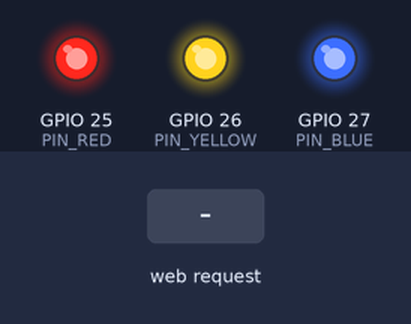
This sketch was run on a simulated ESP32. On the bench: output pins drawn as LEDs (lit = HIGH). The inputs (shaded band) are chosen by the test bench. What the sketch prints to the serial monitor is not drawn.

Above: at 1.4 s.
1.5 s: HTTP request GET /on?led=red received
At 2.5 s:
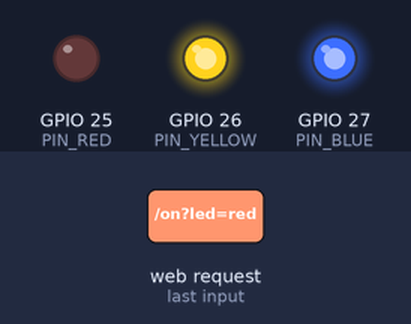
3.0 s: HTTP request GET /on?led=yellow received
At 3.6 s:
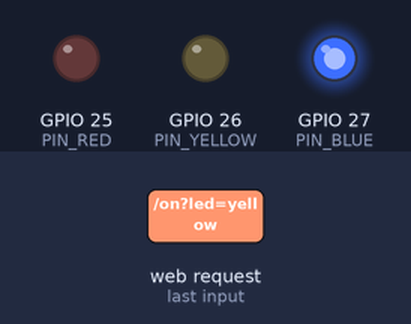
4.5 s: HTTP request GET /off?led=red received
At 4.8 s:
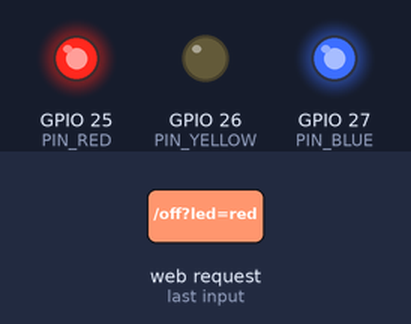
6.0 s: HTTP request GET /on?led=blue received
At 7.1 s:
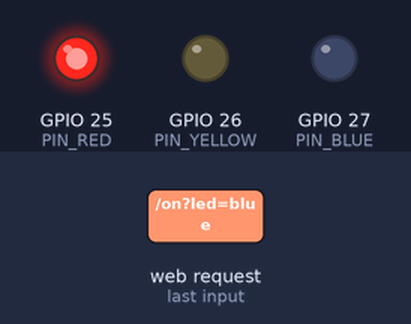
7.5 s: HTTP request GET /off?led=yellow received
At 8.3 s:
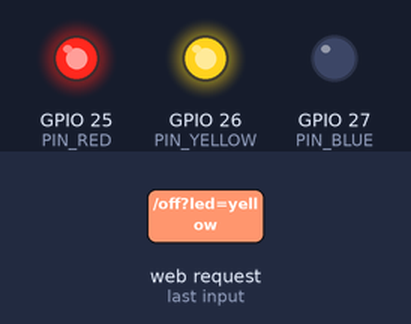
9.0 s: HTTP request GET /off?led=blue received
At 9.4 s:
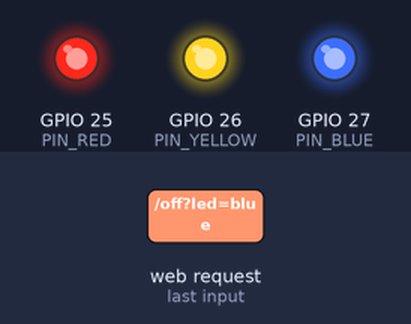
Timing chart, 0 to 11.5 s (numbered marks = the images above; inputs shaded):
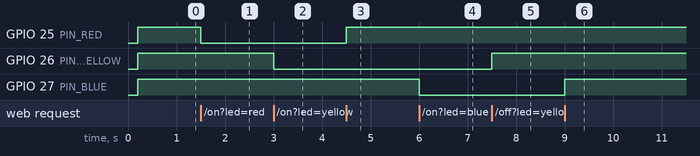

Measured:
- after the input at 1.5 s, GPIO 25 (PIN_RED): HIGH → LOW at once
- after the input at 3.0 s, GPIO 26 (PIN_YELLOW): HIGH → LOW at once
- after the input at 4.5 s, GPIO 25 (PIN_RED): LOW → HIGH at once
- after the input at 6.0 s, GPIO 27 (PIN_BLUE): HIGH → LOW at once
- after the input at 7.5 s, GPIO 26 (PIN_YELLOW): LOW → HIGH at once
- after the input at 9.0 s, GPIO 27 (PIN_BLUE): LOW → HIGH at once

The sketch:

dim_switch_chat.ino
```cpp
// ESP32_AP_LED.ino
#include <WiFi.h>
#include <WebServer.h>
#include "myHtml.h"
#include "led.h"
#include "switch.h"

// ===== AP 설정 =====
const char* AP_SSID = "홍길동";   // 비번 없음
const IPAddress local_IP(192,168,4,1);
const IPAddress gateway(192,168,4,1);
const IPAddress subnet(255,255,255,0);

// 핀 매핑
constexpr uint8_t PIN_RED    = 25;
constexpr uint8_t PIN_YELLOW = 26;
constexpr uint8_t PIN_BLUE   = 27;
constexpr uint8_t PIN_SWITCH = 32;

// 객체
Led ledRed(PIN_RED, true);
Led ledYellow(PIN_YELLOW, true);
Led ledBlue(PIN_BLUE, true);
Switch mySwitch(PIN_SWITCH, true);

WebServer server(80);

// LED 선택 함수
Led* getLedByName(const String& name) {
  if (name == "red")    return &ledRed;
  if (name == "yellow") return &ledYellow;
  if (name == "blue")   return &ledBlue;
  return nullptr;
}

// HTML 전송
void sendHtmlWithInfo() {
  String html = all_HTML;
  html.replace("%SSID%", AP_SSID);
  html.replace("%APIP%", WiFi.softAPIP().toString());
  server.sendHeader("Cache-Control", "no-store");
  server.sendHeader("Content-Type", "text/html; charset=UTF-8");
  server.send(200, "text/html; charset=UTF-8", html);
}

void setup() {
  Serial.begin(115200);
  delay(200);

  WiFi.mode(WIFI_AP);
  WiFi.softAPConfig(local_IP, gateway, subnet);
  bool ok = WiFi.softAP(AP_SSID);
  Serial.println(ok ? "[AP] Started" : "[AP] Failed");
  Serial.print("[AP] SSID: "); Serial.println(AP_SSID);
  Serial.print("[AP] IP  : "); Serial.println(WiFi.softAPIP());

  // softAP 이후 핀 초기화
  ledRed.begin();
  ledYellow.begin();
  ledBlue.begin();
  mySwitch.begin();

  // 라우트
  server.on("/", HTTP_GET, [](){ sendHtmlWithInfo(); });

  server.on("/on", HTTP_GET, [](){
    String name = server.arg("led");
    Led* L = getLedByName(name);
    if (!L) { server.send(400, "text/plain; charset=UTF-8", "잘못된 LED 이름"); return; }
    L->on();
    server.send(200, "text/plain; charset=UTF-8", "OK");
  });

  server.on("/off", HTTP_GET, [](){
    String name = server.arg("led");
    Led* L = getLedByName(name);
    if (!L) { server.send(400, "text/plain; charset=UTF-8", "잘못된 LED 이름"); return; }
    L->off();
    server.send(200, "text/plain; charset=UTF-8", "OK");
  });

  server.on("/dim", HTTP_GET, [](){
    String name = server.arg("led");
    int val = constrain(server.arg("val").toInt(), 0, 255);
    Led* L = getLedByName(name);
    if (!L) { server.send(400, "text/plain; charset=UTF-8", "잘못된 LED 이름"); return; }
    L->dim((uint8_t)val);
    server.send(200, "text/plain; charset=UTF-8", "OK");
  });

  server.on("/switch", HTTP_GET, [](){
    String state = mySwitch.stateText();
    server.send(200, "text/plain; charset=UTF-8", state);
  });

  server.onNotFound([](){
    server.send(404, "text/plain; charset=UTF-8", "404 Not Found");
  });

  server.begin();
  Serial.println("[HTTP] Server started");
}

void loop() {
  server.handleClient();
}
```

led.cpp
```cpp
// led.cpp
#include "led.h"

// 현재 모든 구현은 led.h에 인라인되어 있습니다.
// 프로젝트 확장 시 이 파일에 구현을 분리해도 됩니다.
```

led.h
```cpp
// led.h
#pragma once
#include <Arduino.h>

class Led {
public:
  Led(uint8_t pin, bool activeLow = true)
  : _pin(pin), _activeLow(activeLow), _level(0), _isOn(false) {}

  void begin() {
    pinMode(_pin, OUTPUT);
    off(); // 시작 시 소등
  }

  void on() {
    _isOn = true;
    // Active-Low이면 LOW가 켜짐
    digitalWrite(_pin, _activeLow ? LOW : HIGH);
    _level = 255;
  }

  void off() {
    _isOn = false;
    digitalWrite(_pin, _activeLow ? HIGH : LOW);
    _level = 0;
  }

  // 0~255 (0=꺼짐, 255=최대밝기)
  void dim(uint8_t brightness) {
    _level = brightness;
    // ESP32 Arduino의 analogWrite 사용(사용자 요청: ledc* 직접 사용 금지)
    // Active-Low이므로 듀티 반전
    uint8_t duty = _activeLow ? (uint8_t)(255 - brightness) : brightness;
    analogWrite(_pin, duty);
    _isOn = (brightness > 0);
  }

  uint8_t level() const { return _level; }
  bool isOn() const { return _isOn; }
  uint8_t pin() const { return _pin; }

private:
  uint8_t _pin;
  bool    _activeLow;
  uint8_t _level;
  bool    _isOn;
};
```

myHtml.h
```cpp
// myHtml.h
#pragma once

// %SSID% 와 %APIP% 는 서버에서 치환합니다.
const char* all_HTML = R"**(
<!DOCTYPE html>
<html lang="ko">
<head>
  <meta charset="UTF-8">
  <meta name="viewport" content="width=device-width, initial-scale=1" />
  <title>ESP32 LED & 스위치</title>
  <style>
    :root { font-family: Pretendard, system-ui, -apple-system, Segoe UI, Roboto, Apple SD Gothic Neo, Noto Sans KR, "맑은 고딕", sans-serif; }
    body { margin: 0; background: #f6f8ff; color:#111; display:flex; min-height:100vh; }
    .wrap { margin:auto; width:min(720px, 94vw); text-align:center; }
    .card { background:#fff; border-radius:24px; box-shadow:0 6px 20px rgba(0,0,0,.08); padding:24px; }
    h1 { font-size: clamp(22px, 5vw, 34px); margin:.2em 0 .4em; }
    .subtitle { color:#555; margin-bottom:16px; }
    .ssid { font-weight:700; color:#2a57ff; }
    .ip   { font-weight:600; color:#0b8a55; }
    .grid { display:grid; grid-template-columns: repeat(3, 1fr); gap:14px; margin-top:18px; }
    .tile { border-radius:18px; padding:16px; background:#f3f6ff; }
    .name { font-size:18px; margin-bottom:8px; }
    .btns { display:grid; grid-template-columns:1fr 1fr; gap:10px; margin:10px 0 8px; }
    button { font-size:18px; padding:12px 10px; border:none; border-radius:14px; cursor:pointer; }
    .on  { background:#00c853; color:#fff; }
    .off { background:#ff5252; color:#fff; }
    .slider-wrap { margin-top:8px; }
    input[type=range] { width:100%; }
    .tag { display:inline-block; padding:2px 10px; border-radius:999px; font-size:12px; background:#eef2ff; color:#334; }
    footer { margin-top:20px; color:#666; font-size:13px; }
  </style>
</head>
<body>
  <div class="wrap">
    <div class="card">
      <div class="tag">ESP32 Wi-Fi AP 교실</div>
      <h1>안녕하세요! 😊</h1>
      <div class="subtitle">지금 <span class="ssid">"%SSID%"</span> AP에 연결되어 있어요.<br>ESP32 주소: <span class="ip">%APIP%</span></div>

      <div class="grid">
        <div class="tile" id="redBox">
          <div class="name">🔴 빨간색 (D25)</div>
          <div class="btns">
            <button class="on"  onclick="ledOn('red')">켜기</button>
            <button class="off" onclick="ledOff('red')">끄기</button>
          </div>
          <div class="slider-wrap">
            밝기: <span id="redVal">0</span>
            <input type="range" min="0" max="255" value="0" oninput="setDim('red', this.value)">
          </div>
        </div>

        <div class="tile" id="yellowBox">
          <div class="name">🟡 노란색 (D26)</div>
          <div class="btns">
            <button class="on"  onclick="ledOn('yellow')">켜기</button>
            <button class="off" onclick="ledOff('yellow')">끄기</button>
          </div>
          <div class="slider-wrap">
            밝기: <span id="yellowVal">0</span>
            <input type="range" min="0" max="255" value="0" oninput="setDim('yellow', this.value)">
          </div>
        </div>

        <div class="tile" id="blueBox">
          <div class="name">🔵 파란색 (D27)</div>
          <div class="btns">
            <button class="on"  onclick="ledOn('blue')">켜기</button>
            <button class="off" onclick="ledOff('blue')">끄기</button>
          </div>
          <div class="slider-wrap">
            밝기: <span id="blueVal">0</span>
            <input type="range" min="0" max="255" value="0" oninput="setDim('blue', this.value)">
          </div>
        </div>

        <!-- Switch 상태 -->
        <div class="tile" id="switchBox" style="grid-column: span 3; background:#fff3e0;">
          <div class="name">🔘 스위치 (D32)</div>
          <div style="font-size:22px; margin:8px 0;">
            상태: <span id="switchState">알 수 없음</span>
          </div>
        </div>
      </div>

      <footer>※ LED는 <b>Low일 때 켜지는</b> 회로입니다 (학습 포인트!)</footer>
    </div>
  </div>

<script>
  const valSpan = {
    red:    document.getElementById('redVal'),
    yellow: document.getElementById('yellowVal'),
    blue:   document.getElementById('blueVal')
  };

  async function ledOn(name){ await fetch(`/on?led=${name}`); }
  async function ledOff(name){ await fetch(`/off?led=${name}`); }
  async function setDim(name, v){
    valSpan[name].textContent = v;
    await fetch(`/dim?led=${name}&val=${v}`);
  }

  async function updateSwitch(){
    try{
      const res = await fetch('/switch');
      const txt = await res.text();
      document.getElementById('switchState').textContent = txt;
    } catch(e){
      document.getElementById('switchState').textContent = "연결 오류";
    }
  }
  setInterval(updateSwitch, 1000); // 1초마다 갱신
  updateSwitch();
</script>
</body>
</html>
)**";
```

switch.cpp
```cpp
// switch.cpp
#include "switch.h"

// 현재 모든 구현은 switch.h 안에 있으므로
// 확장이 필요하면 이곳에 구현을 분리하면 됩니다.
```

switch.h
```cpp
// switch.h
#pragma once
#include <Arduino.h>

class Switch {
public:
  Switch(uint8_t pin, bool pullup = true)
  : _pin(pin), _pullup(pullup) {}

  void begin() {
    if (_pullup) pinMode(_pin, INPUT_PULLUP);
    else pinMode(_pin, INPUT);
  }

  // 스위치가 눌렸는지 (Active-Low 기준: 눌리면 LOW)
  bool isPressed() {
    return digitalRead(_pin) == (_pullup ? LOW : HIGH);
  }

  // 상태를 텍스트로 반환
  String stateText() {
    return isPressed() ? "눌림" : "떼짐";
  }

private:
  uint8_t _pin;
  bool _pullup;
};
```
